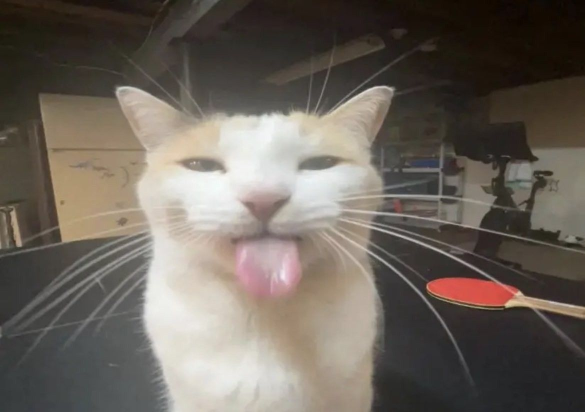
#> input picture 20240924/cat.jpg, 1170 x 824 px (shown at 1/2 size)
$ python second_cv.py
#> lines starting #> are read from the running program, lines starting #| are printed output that depends on the picture
import sys
import cv2

img =cv2.imread("./cat.jpg")
#> img is the input picture: shape (824, 1170, 3); mean B, G, R 91.6, 100, 107.7
if img is None:
    sys.exit("file not found")

new_width = int(img.shape[1] / 2)
#> new_width = 585
new_height = int(img.shape[0] / 2)
#> new_height = 412
new_size = (new_width, new_height)
#> new_size = (585, 412)

gray_img = cv2.cvtColor(img, cv2.COLOR_BGR2GRAY)
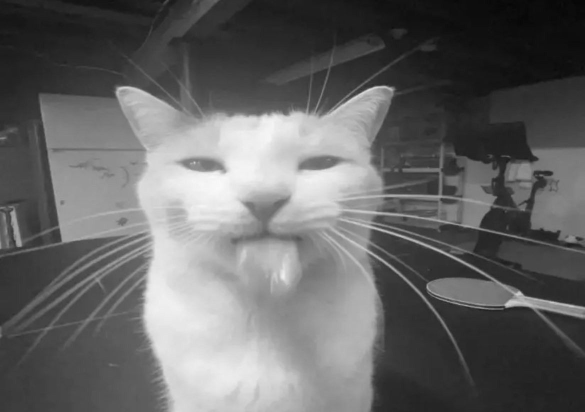
#> gray_img: shape (824, 1170) (shown at 1/2 size); min 5, max 250, mean 101.3
resized_img = cv2.resize(img, new_size)
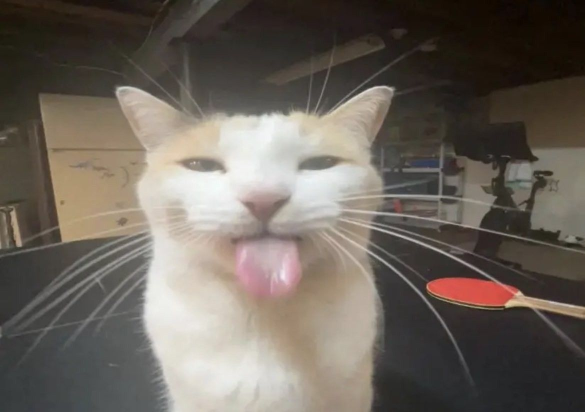
#> resized_img: shape (412, 585, 3); mean B, G, R 91.8, 100.1, 107.9

cv2.imshow("grayscale_img", gray_img)
cv2.imshow("image viewer", img)
cv2.imshow("resize", resized_img)
cv2.waitKey()
cv2.destroyAllWindows()
